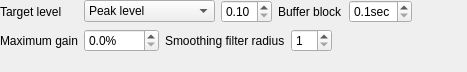
<?xml version="1.0" encoding="UTF-8"?>
<ui version="4.0">
 <class>AudioNormalizerOptionWidget</class>
 <widget class="QWidget" name="AudioNormalizerOptionWidget">
  <property name="geometry">
   <rect>
    <x>0</x>
    <y>0</y>
    <width>467</width>
    <height>72</height>
   </rect>
  </property>
  <layout class="QFormLayout" name="formLayout">
   <property name="leftMargin">
    <number>0</number>
   </property>
   <property name="topMargin">
    <number>0</number>
   </property>
   <property name="rightMargin">
    <number>0</number>
   </property>
   <property name="bottomMargin">
    <number>0</number>
   </property>
   <item row="0" column="0">
    <widget class="QLabel" name="label_22">
     <property name="text">
      <string>Target level</string>
     </property>
    </widget>
   </item>
   <item row="0" column="1">
    <layout class="QHBoxLayout" name="horizontalLayout">
     <item>
      <widget class="QComboBox" name="use_rms">
       <item>
        <property name="text">
         <string>Peak level</string>
        </property>
       </item>
       <item>
        <property name="text">
         <string>Root mean square</string>
        </property>
       </item>
      </widget>
     </item>
     <item>
      <widget class="QDoubleSpinBox" name="target">
       <property name="sizePolicy">
        <sizepolicy hsizetype="Minimum" vsizetype="Fixed">
         <horstretch>0</horstretch>
         <verstretch>0</verstretch>
        </sizepolicy>
       </property>
       <property name="accelerated">
        <bool>true</bool>
       </property>
       <property name="decimals">
        <number>2</number>
       </property>
       <property name="minimum">
        <double>0.100000000000000</double>
       </property>
       <property name="maximum">
        <double>0.950000000000000</double>
       </property>
       <property name="singleStep">
        <double>0.010000000000000</double>
       </property>
      </widget>
     </item>
     <item>
      <widget class="QLabel" name="label_42">
       <property name="text">
        <string>Buffer block</string>
       </property>
      </widget>
     </item>
     <item>
      <widget class="QDoubleSpinBox" name="chunk_sec">
       <property name="sizePolicy">
        <sizepolicy hsizetype="Minimum" vsizetype="Fixed">
         <horstretch>0</horstretch>
         <verstretch>0</verstretch>
        </sizepolicy>
       </property>
       <property name="accelerated">
        <bool>true</bool>
       </property>
       <property name="suffix">
        <string>sec</string>
       </property>
       <property name="decimals">
        <number>1</number>
       </property>
       <property name="minimum">
        <double>0.100000000000000</double>
       </property>
       <property name="maximum">
        <double>1.000000000000000</double>
       </property>
       <property name="singleStep">
        <double>0.100000000000000</double>
       </property>
      </widget>
     </item>
     <item>
      <spacer name="horizontalSpacer">
       <property name="orientation">
        <enum>Qt::Horizontal</enum>
       </property>
       <property name="sizeHint" stdset="0">
        <size>
         <width>0</width>
         <height>20</height>
        </size>
       </property>
      </spacer>
     </item>
    </layout>
   </item>
   <item row="1" column="0">
    <widget class="QLabel" name="label_29">
     <property name="text">
      <string>Maximum gain</string>
     </property>
    </widget>
   </item>
   <item row="1" column="1">
    <layout class="QHBoxLayout" name="horizontalLayout_2">
     <item>
      <widget class="QDoubleSpinBox" name="max">
       <property name="sizePolicy">
        <sizepolicy hsizetype="Minimum" vsizetype="Fixed">
         <horstretch>0</horstretch>
         <verstretch>0</verstretch>
        </sizepolicy>
       </property>
       <property name="accelerated">
        <bool>true</bool>
       </property>
       <property name="suffix">
        <string notr="true">%</string>
       </property>
       <property name="decimals">
        <number>1</number>
       </property>
       <property name="maximum">
        <double>1000.000000000000000</double>
       </property>
      </widget>
     </item>
     <item>
      <widget class="QLabel" name="label">
       <property name="text">
        <string>Smoothing filter radius</string>
       </property>
      </widget>
     </item>
     <item>
      <widget class="QSpinBox" name="smoothing">
       <property name="minimum">
        <number>1</number>
       </property>
      </widget>
     </item>
     <item>
      <spacer name="horizontalSpacer_2">
       <property name="orientation">
        <enum>Qt::Horizontal</enum>
       </property>
       <property name="sizeHint" stdset="0">
        <size>
         <width>0</width>
         <height>20</height>
        </size>
       </property>
      </spacer>
     </item>
    </layout>
   </item>
  </layout>
 </widget>
 <resources/>
 <connections/>
</ui>
